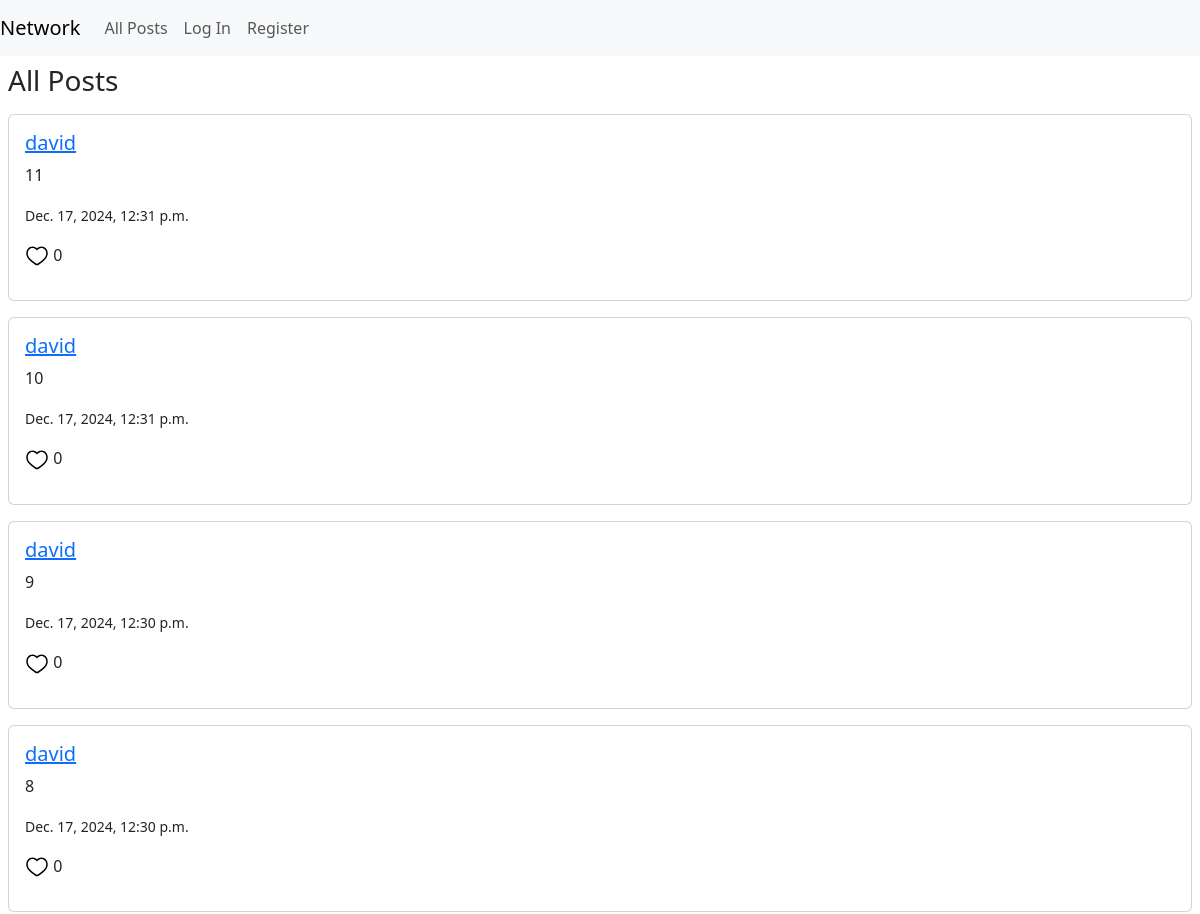
Before: / (upper part) with the older database file.
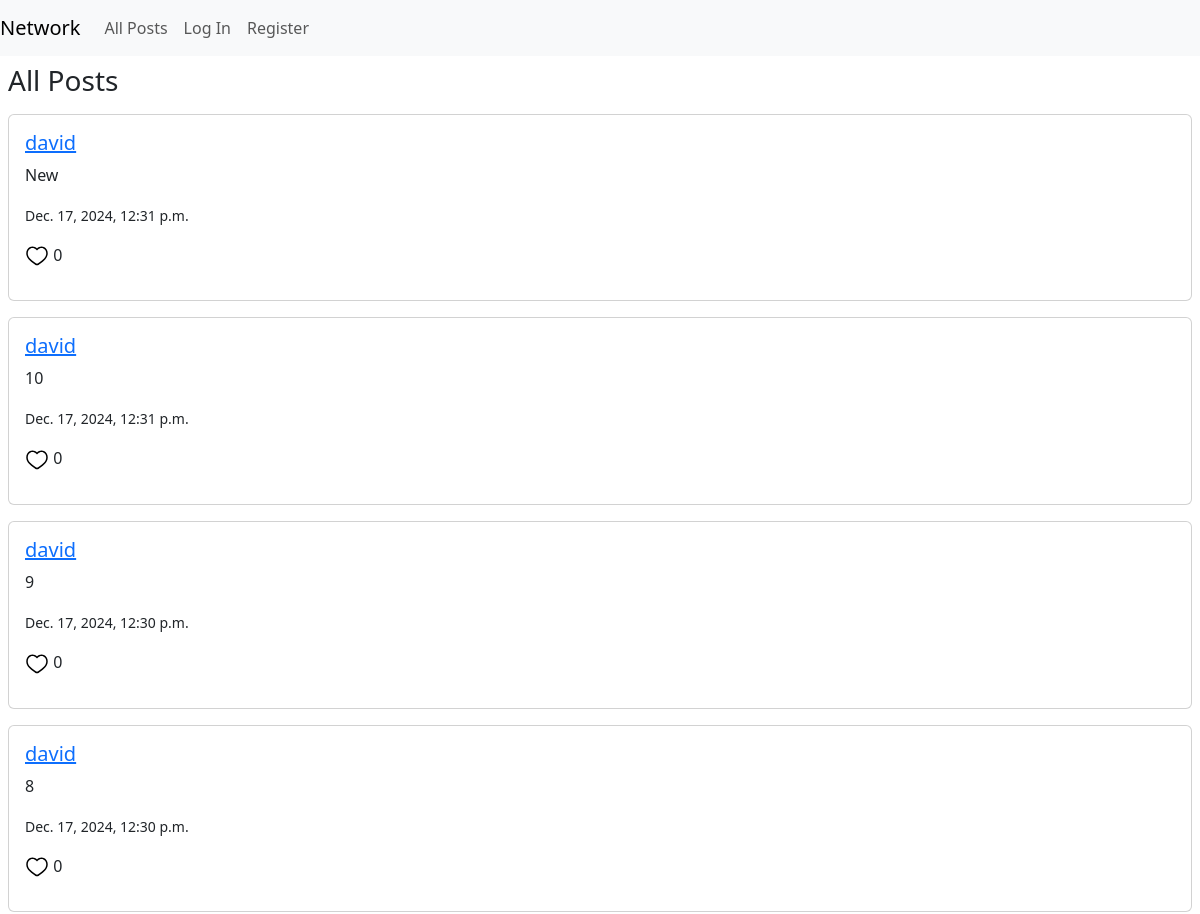
After: the same page with the newer database file.
### network/models.py (models this page shows, shortened)
class Post(models.Model):
    user = models.ForeignKey(User, on_delete=models.CASCADE, related_name="posts")
    content = models.TextField()
    timestamp = models.DateTimeField(auto_now_add=True)

class User(AbstractUser):
    pass

### network/views.py (the view)
# urls.py: path("", views.index, name="index"),
def index(request):
    posts = Post.objects.all().order_by("-timestamp")
    paginator = Paginator(posts, 10) # Show 10 contacts per page.
    page_number = request.GET.get('page')
    page_obj = paginator.get_page(page_number)
    return render(request, "network/index.html", {
        "posts": posts,
        "page_obj": page_obj
    })

### network/templates/network/index.html (shortened to what this page needs)
{% extends "network/layout.html" %}
{% block body %}
    <div class="mb-3">
        <h3>All Posts</h3>
    </div>
    {% for post in page_obj %}
        <div class="card p-3 mb-3">
            <h5><a href="{% url 'profile' post.user.username %}">{{ post.user }}</a></h5>
            <p id="postContent-{{ post.id }}">
                {{ post.content }}
            </p>
            <p><small>{{ post.timestamp }}</small></p>
            <p>
                {{ post.likes.count }}
            </p>
        </div>
    {% empty %}
        <p class="text-center">No posts.</p>
    {% endfor %}
{% endblock %}

Changed rows visible on the page:
changed Post: content "11" → "New"
